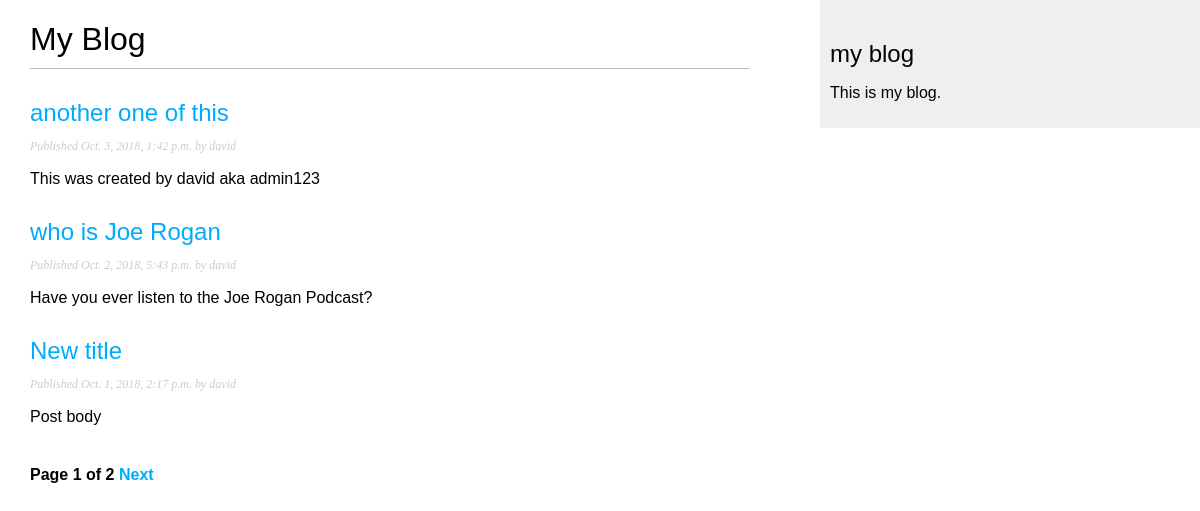
Screenshot of /blog/ with the database file from the repository.
### blog/models.py (models this page shows)
class Post (models.Model):
  STATUS_CHOICES = (
    ('draft','Draft'),
    ('published','Published'),
  )
  title = models.CharField(max_length=250)
  slug = models.SlugField(max_length=250,unique_for_date='publish')
  author = models.ForeignKey(User,on_delete=models.CASCADE,related_name='blog_posts')
  body = models.TextField()
  publish = models.DateTimeField(default=timezone.now)
  created = models.DateTimeField(auto_now_add=True)
  updated = models.DateTimeField(auto_now=True)
  status = models.CharField(max_length=10,choices=STATUS_CHOICES,default='draft')
  objects = models.Manager() # The default manager
  published = PublishedManager() # our custom manager
  class Meta:
    ordering = ('-publish',)
  def __str__(self):
    return self.title
  def get_absolute_url(self):
    return reverse('blog:post_detail',
                       args=[self.publish.year,
                             self.publish.month,
                             self.publish.day,
                             self.slug])

### blog/views.py (the view)
# urls.py: path('',views.PostListView.as_view(), name='post_list'),
class PostListView(ListView):
  queryset = Post.published.all()
  context_object_name = 'posts'
  paginate_by = 3
  template_name = 'blog/post/list.html'

### blog/templates/blog/post/list.html (shortened to what this page needs)
{% extends "blog/base.html" %}
{%block content%}
  <h1>My Blog</h1>
  {% for post in posts %}
  <h2>
    <a href="{{ post.get_absolute_url }}">
        {{post.title}}
    </a>
  </h2>
  <p class="date">
    Published {{post.publish}} by {{post.author}}
  </p>
  {{post.body|truncatewords:30|linebreaks}}
  {% endfor %}
  {% include "pagination.html" with page=page_obj %}
{%endblock%}

### blog/static/css/blog.css (style rules this page uses)
body { margin:0; padding:0; font-family:helvetica, sans-serif; }
a { color:#00abff; text-decoration:none; }
h1 { font-weight:normal; border-bottom:1px solid #bbb; padding:0 0 10px 0; }
h2 { font-weight:normal; margin:30px 0 0; }
p.date { color:#ccc; font-family: georgia, serif; font-size: 12px; font-style: italic; }

### rows the page displays
Post: title "another one of this", publish "Oct. 3, 2018, 1:42 p.m.", author "david", body "This was created by david aka admin123"
Post: title "who is Joe Rogan", publish "Oct. 2, 2018, 5:43 p.m.", author "david", body "Have you ever listen to the Joe Rogan Podcast?"
Post: title "New title", publish "Oct. 1, 2018, 2:17 p.m.", author "david", body "Post body"

### other values shown
{{ page.number }} "1"
{{ page.paginator.num_pages }} "2"
